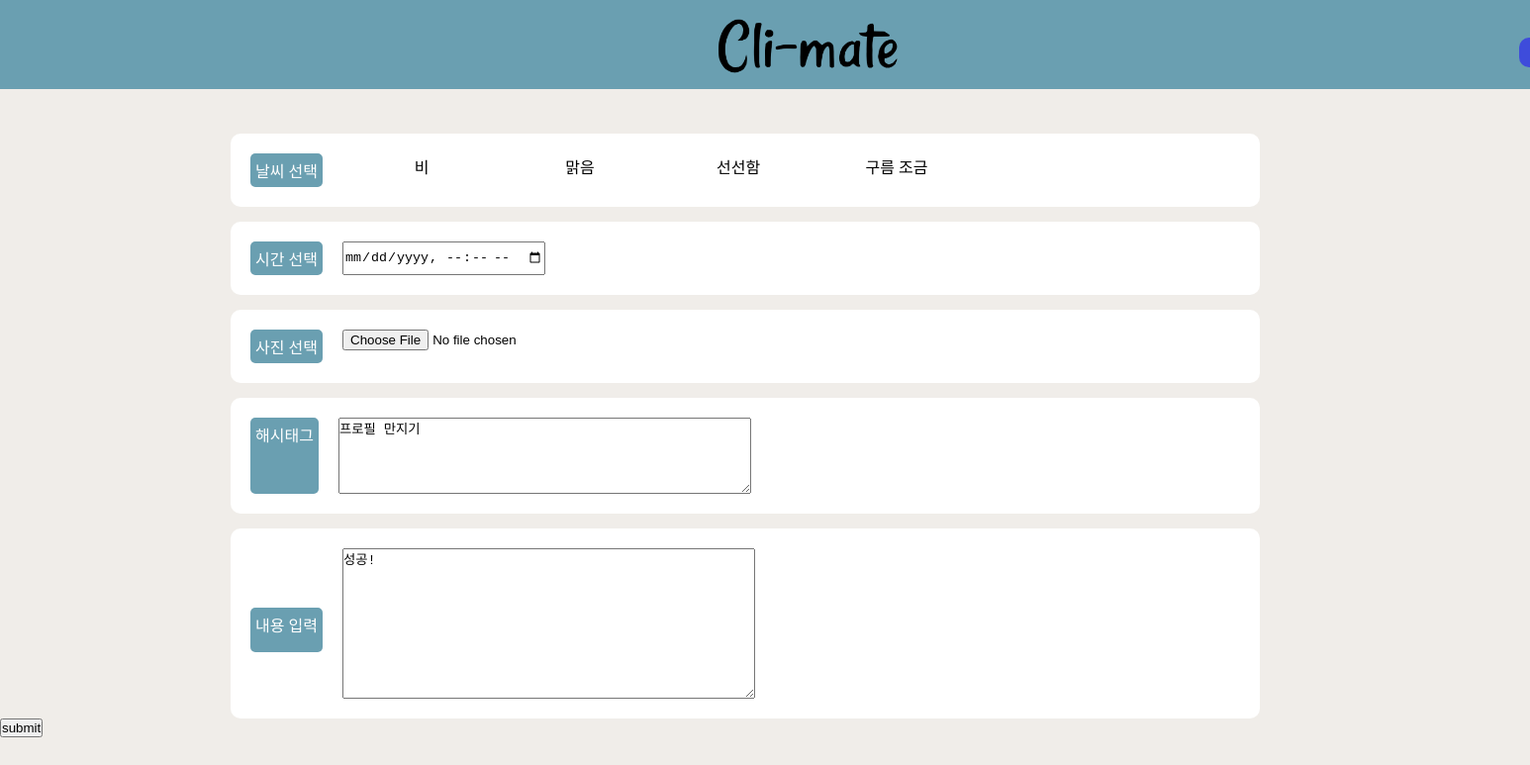
The page /edit/2 on the database as committed earlier.
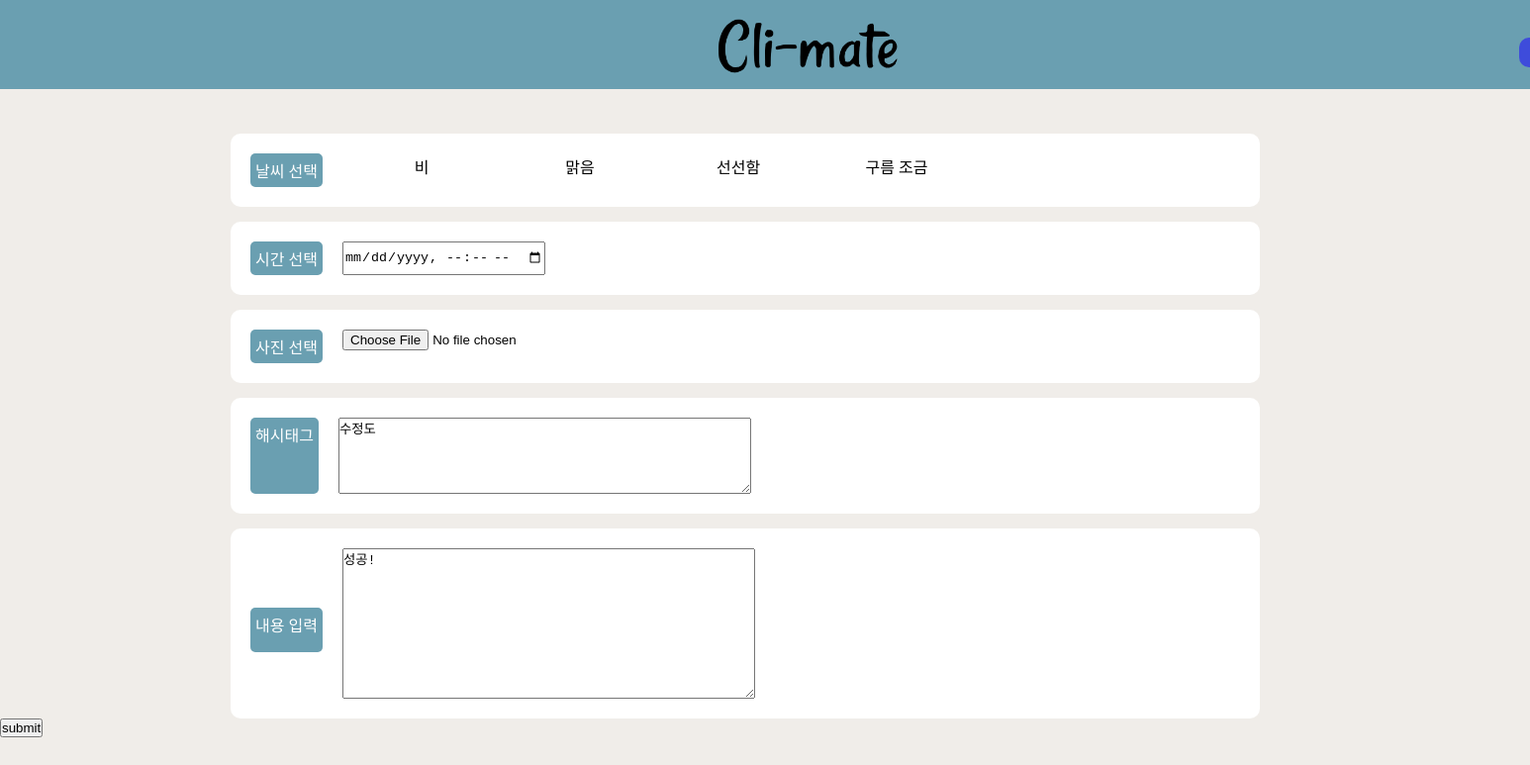
The same page on the database as committed later.
### firstapp/models.py (models this page shows, shortened)
class Blog(models.Model):
    latitude = models.FloatField(default=0.0) #위도
    longitude = models.FloatField(default=0.0) #경도
    hashtag = models.TextField(max_length=20) #해시태그는 하나만 적을 수 있도록 하는 게 편할듯
    weather = models.TextField() #4개로 구분 - cloudy, sunny, rainy, snowy
    images = models.ImageField(upload_to ="images/%Y%m%d", blank = True, null = True)
    author = models.ForeignKey(settings.AUTH_USER_MODEL, on_delete=models.CASCADE )#작성자 여기 수정
    created_at = models.DateTimeField(auto_now_add=True) #작성시각
    body = models.TextField(max_length=200) #글 본문
    likes = models.ManyToManyField(User, through='Like', through_fields=('blog', 'user'), related_name='likes')

### firstapp/views.py (the view)
# urls.py: path('edit/<str:id>', edit, name='edit'),
def edit(request, id):
    edit_blog = Blog.objects.get(id= id)
    return render(request, 'blog/edit.html', {'blog':edit_blog})

### templates/blog/edit.html (shortened to what this page needs)
{% extends 'blog/base.html'%}
{%block content%}
  <link rel="stylesheet" href="../../static/css/post.css">
<body>
        <form action="{%url 'update' blog.id %}" method="post">
        <div class="body">
            <div class="weather-wrapper">
                <btn class="btn_weather">날씨 선택</btn>
                {% if blog.weather == "['rainy']" %}
                <input checked="checked" type="checkbox" name="weather[]" onclick='checkOnlyOne(this)' value="rainy" id="box1" class="box1"><label for="box1">비</label>
                {% else %}
                <input type="checkbox" name="weather[]" onclick='checkOnlyOne(this)' value="rainy" id="box1" class="box1"><label for="box1">비</label>
                {% endif %}
                {% if blog.weather == "['sunny']" %}
                <input checked="checked" type="checkbox" name="weather[]" onclick='checkOnlyOne(this)' value="sunny" id="box2" class="box2"><label for="box2">맑음</label>
                {% else %}
                <input type="checkbox" name="weather[]" onclick='checkOnlyOne(this)' value="sunny" id="box2" class="box2"><label for="box2">맑음</label>
                {% endif %}
                {% if blog.weather == "['wind']" %}
                <input checked="checked" type="checkbox" name="weather[]" onclick='checkOnlyOne(this)' value="wind" id="box3" class="box3"><label for="box3">선선함</label>
                {% else %}
                <input type="checkbox" name="weather[]" value="wind" onclick='checkOnlyOne(this)' id="box3" class="box3"><label for="box3">선선함</label>
                {% endif %}
                {% if blog.weather == "['cloudy']" %}
                <input checked="checked" type="checkbox" name="weather[]" value="cloudy" onclick='checkOnlyOne(this)' id="box4" class="box4"><label for="box4">구름 조금</label>
                {% else %}
                <input type="checkbox" name="weather[]" value="cloudy" onclick='checkOnlyOne(this)' id="box4" class="box4"><label for="box4">구름 조금</label>
                {% endif %}
            </div>
        </div>
        <div class="body2">
            <div class="time-wrapper">
                <btn class="btn_time">시간 선택</btn>
                <input type="datetime-local"/>
            </div>
        </div>
        <div class="body3">
            <div class="photo-wrapper">
                <btn class="btn_photo">사진 선택</btn>
                <input type="file" name = "images">
            </div>
        </div>
        <div class="body4">
            <div class="hashtag-wrapper">
                <btn class="btn_hashtag">해시태그</btn>
                <textarea name="hashtag" rows="5" cols="50">{{blog.hashtag}}</textarea>
            </div>
        </div>
        <div class="body5">
            <div class="desc-wrapper">
                <btn class="btn_desc" style="height: 35px; margin-top: 60px;">내용 입력</btn>
                <textarea name="body" rows="10" cols="50">{{blog.body}}</textarea>
            </div>
        </div>
        <button type="submit"> submit</button>
    </form>
</body>
{%endblock%}

### templates/blog/base.html (shortened to what this page needs)
{% load static %}
<!DOCTYPE html>
<html lang="en">
<head>
    <link rel="stylesheet" href="../../static/css/base.css">
</head>
<body>
    <div class="nav-wrapper">
        <div class="logo">
              <a href="{% url 'main' %}"> <img src="../../static/css/logo_back.PNG" width="240" height="100"></a>
        </div>
        <div class="nav">
             {% if user.is_authenticated %}
                <p class="hi">안녕하세요, {{user.username}}님!</p>
                <li><a href="{% url 'credit' %}"><img class="nav-credit" src="https://image.flaticon.com/icons/png/512/174/174188.png"></a></li>
                {% if person.profile.profile_photo.url %}
                <li><a href="{% url 'profile' user.username %}"><img class="nav-profile" style="border-radius:50px;" src={{person.profile.profile_photo.url}}></a></li>
                {% else %}
                <li><a href="{% url 'profile' user.username %}"><img class="nav-profile" src="https://image.flaticon.com/icons/png/512/149/149071.png"></a></li>
                {% endif %}
                <a class="nav-item-link" href="javascript:{document.getElementById('logout').submit()}" style="font-family:Nanum Gothic;">Logout</a>
                <form id="logout" method="POST" action="{% url 'logout' %}">
                    {%csrf_token%} <input type="hidden" />
                </form>
            {% else %}
                <a class="nav-item-link" href="{% url 'signup' %}" style="margin-left:600px;">Signup</a>
            {% endif %}
        </div>
    </div>
    <div class ="con">
        {% block content %}{% endblock %}
    </div>
   </body>
</html>

### static/css/base.css (style rules this page uses)
* { margin: 0; padding: 0; }
html { background-color: rgb(240, 237, 233); width: auto; height: auto; }
.nav-wrapper { background-color: rgb(106, 159, 177); width:auto; height:90px; font-family: 'Rancho', cursive; display:flex; align-items: center; text-align: center; }
.nav { list-style-type: none; display: flex; position: flex; width:auto; }
.nav-item-link { position: flex; width:70px; height: 30px; margin-top: 15px; background-color:rgba(26,6,255, 0.54); color: aliceblue; font-family: 'Roboto'; font-size:15px; text-align: center; border-radius: 10px; border:0; }
.nav-wrapper .logo { position: flex; float: center; margin-left: 43%; padding: 15px 0 20px 30px; }

### static/css/post.css (style rules this page uses)
* { margin: 0; padding: 0; }
.body, .body2, .body3, .body4, .body5 { display: flex; justify-content: center; align-items: center; margin-top: 15px; }
.box1[type=checkbox] + label { cursor: pointer; line-height: 30px; padding-left: 30px; margin-right: 30px; background: url('https://image.flaticon.com/icons/png/512/826/826957.png') left/30px no-repeat; }
.box1[type=checkbox]:checked + label { background-image: url('https://image.flaticon.com/icons/png/512/1828/1828644.png'); }
.box2[type=checkbox] + label { cursor: pointer; line-height: 30px; padding-left: 30px; margin-right: 30px; background: url('https://image.flaticon.com/icons/png/512/869/869869.png') left/30px no-repeat; }
.box3[type=checkbox] + label { cursor: pointer; line-height: 30px; padding-left: 30px; margin-right: 30px; background: url('https://image.flaticon.com/icons/png/512/4150/4150923.png') left/30px no-repeat; }
.box4[type=checkbox] + label { cursor: pointer; line-height: 30px; padding-left: 30px; margin-right: 30px; background: url('https://image.flaticon.com/icons/png/512/1146/1146869.png') left/30px no-repeat; }
.weather-wrapper { margin-top: 30px; }
.weather-wrapper, .time-wrapper, .photo-wrapper, .hashtag-wrapper { padding: 20px; margin-right: 40px; display: flex; width:1000px; flex-direction: row; background-color: white; border-radius: 10px; }
.desc-wrapper { padding: 20px; margin-right: 40px; width:1000px; background-color: white; border-radius: 10px; display: flex; }
label { display:flex; justify-content:center; align-items: flex-start; width:100px; }
.btn_weather, .btn_time, .btn_photo, .btn_hashtag, .btn_desc { color:white; border-radius: 5px; padding: 5px; font-family:'Segoe UI', Tahoma, Geneva, Verdana, sans-serif; background-color: rgb(106, 159, 177); margin-right: 20px; }
input::placeholder { opacity: 0.6; color: black; padding: 5px; }

Rows that differ between the two databases and show on the page:
changed Blog "성공!": hashtag "프로필 만지기" → "수정도"
